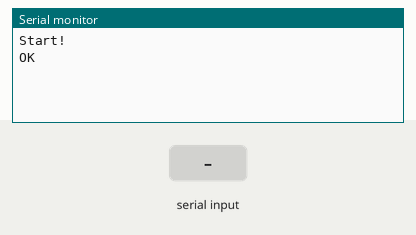
Recording of a sketch running on a simulated ESP32. On the bench: the last lines printed to the serial monitor. Inputs (shaded band) come from the test bench. The modem accepts every AT command (registered, SIM ready, sends succeed) and sends nothing else.

Above: at 1.2 s.
1.3 s: "1" received over the second serial link
At 2.5 s:
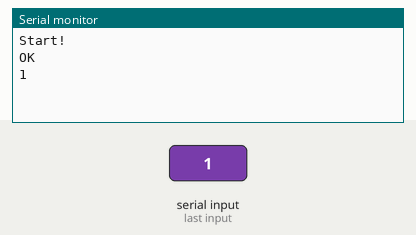
2.8 s: "0" received over the second serial link
At 3.8 s:
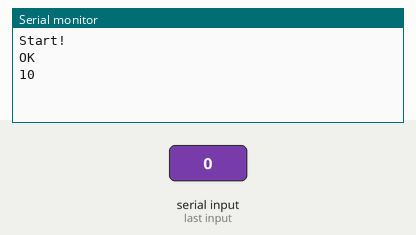

Measured:
- after the input at 1.3 s, the serial monitor: prints a new line at once (image 1)
- after the input at 2.8 s, the serial monitor: prints a new line at once (image 2)

The sketch:

test_serial_sim800.ino
```cpp
#include <HardwareSerial.h>


HardwareSerial sim800(2);  // define a Serial for UART2
//const int MySerialRX = 16;
//const int MySerialTX = 17;


void setup() {
  Serial.begin(9600);  // Скорость обмена данными с компьютером
  Serial.println("Start!");
  //  sim800.begin(9600);  // Скорость обмена данными с GSM модулем
  sim800.begin(9600, SERIAL_8N1, 16, 17);
  sim800.println("AT");
}

void loop() {
  if (sim800.available())
    Serial.write(sim800.read());
  if (Serial.available())
    sim800.write(Serial.read());
}
```
